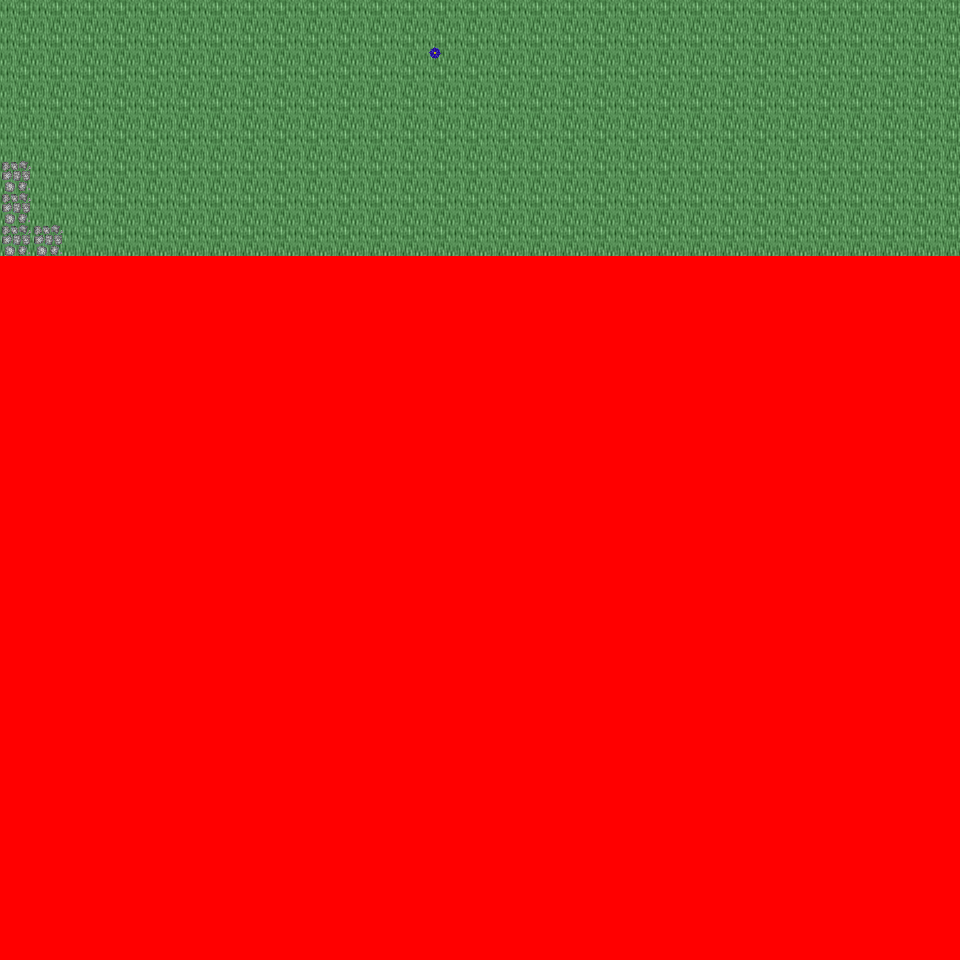

A level layout from a 2D game, rendered from its tile map. Below: a short description, then the map file with tile-grid data replaced by summaries:
An orthogonal 30x30 tile map with 32x32 px tiles, 6 tile layers (Ground, Object, Object2, Above, ...), 41 tilesets and 3 objects (3x mapchange).

<map version="1.0" orientation="orthogonal" renderorder="right-down" width="30" height="30" tilewidth="32" tileheight="32" nextobjectid="4">
  <tileset firstgid="1" name="tileset_logic_collision" tilewidth="32" tileheight="32" tilecount="1" columns="1">
    <image source="../drawable/tileset_logic_collision.png" width="32" height="32" />
  </tileset>
  <tileset firstgid="2" name="tileset_ground_ground" tilewidth="32" tileheight="32" tilecount="33" columns="3">
    <image source="../drawable/tileset_ground_ground.png" width="96" height="352" />
  </tileset>
  <tileset firstgid="35" name="tileset_building_castle" tilewidth="32" tileheight="32" tilecount="320" columns="20">
    <image source="../drawable/tileset_building_castle.png" width="640" height="512" />
  </tileset>
  <tileset firstgid="355" name="tileset_item_weapon_cannon" tilewidth="32" tileheight="32" tilecount="12" columns="3">
    <image source="../drawable/tileset_item_weapon_cannon.png" width="96" height="128" />
  </tileset>
  <tileset firstgid="367" name="tileset_item_pot_barrels_1" tilewidth="32" tileheight="32" tilecount="8" columns="4">
    <image source="../drawable/tileset_item_pot_barrels_1.png" width="128" height="64" />
  </tileset>
  <tileset firstgid="375" name="tileset_ground_grass_edges" tilewidth="32" tileheight="32" tilecount="36" columns="12">
    <image source="../drawable/tileset_ground_grass_edges.png" width="384" height="96" />
  </tileset>
  <tileset firstgid="411" name="tileset_ground_grass_corners" tilewidth="32" tileheight="32" tilecount="24" columns="6">
    <image source="../drawable/tileset_ground_grass_corners.png" width="192" height="128" />
  </tileset>
  <tileset firstgid="435" name="tileset_plant_vine" tilewidth="32" tileheight="32" tilecount="3" columns="1">
    <image source="../drawable/tileset_plant_vine.png" width="32" height="96" />
  </tileset>
  <tileset firstgid="438" name="tileset_ground_water_pool" tilewidth="32" tileheight="32" tilecount="72" columns="3">
    <image source="../drawable/tileset_ground_water_pool.png" width="96" height="768" />
  </tileset>
  <tileset firstgid="510" name="tileset_ground_earth_edges" tilewidth="32" tileheight="32" tilecount="18" columns="6">
    <image source="../drawable/tileset_ground_earth_edges.png" width="192" height="96" />
  </tileset>
  <tileset firstgid="528" name="tileset_building_decoration_chimney" tilewidth="32" tileheight="32" tilecount="2" columns="1">
    <image source="../drawable/tileset_building_decoration_chimney.png" width="32" height="64" />
  </tileset>
  <tileset firstgid="530" name="tileset_building_decoration_chimney_big" tilewidth="32" tileheight="32" tilecount="2" columns="1">
    <image source="../drawable/tileset_building_decoration_chimney_big.png" width="32" height="64" />
  </tileset>
  <tileset firstgid="532" name="tileset_plant_tree_fall_trees" tilewidth="32" tileheight="32" tilecount="40" columns="8">
    <image source="../drawable/tileset_plant_tree_fall_trees.png" width="256" height="160" />
  </tileset>
  <tileset firstgid="572" name="tileset_plant_tree_chestnut_tree" tilewidth="32" tileheight="32" tilecount="20" columns="4">
    <image source="../drawable/tileset_plant_tree_chestnut_tree.png" width="128" height="160" />
  </tileset>
  <tileset firstgid="592" name="tileset_plant_bush_hedge" tilewidth="32" tileheight="32" tilecount="35" columns="5">
    <image source="../drawable/tileset_plant_bush_hedge.png" width="160" height="224" />
  </tileset>
  <tileset firstgid="627" name="tileset_item_statue_gazingball_statue" tilewidth="32" tileheight="32" tilecount="12" columns="3">
    <image source="../drawable/tileset_item_statue_gazingball_statue.png" width="96" height="128" />
  </tileset>
  <tileset firstgid="639" name="tileset_plant_flower_red_blue_clusters" tilewidth="32" tileheight="32" tilecount="4" columns="1">
    <image source="../drawable/tileset_plant_flower_red_blue_clusters.png" width="32" height="128" />
  </tileset>
  <tileset firstgid="643" name="tileset_ground_cobbled_paving" tilewidth="32" tileheight="32" tilecount="1" columns="1">
    <image source="../drawable/tileset_ground_cobbled_paving.png" width="32" height="32" />
  </tileset>
  <tileset firstgid="644" name="tileset_furniture_light_lamp_blue" tilewidth="32" tileheight="32" tilecount="3" columns="1">
    <image source="../drawable/tileset_furniture_light_lamp_blue.png" width="32" height="96" />
  </tileset>
  <tileset firstgid="647" name="tileset_plant_leaves" tilewidth="32" tileheight="32" tilecount="8" columns="4">
    <image source="../drawable/tileset_plant_leaves.png" width="128" height="64" />
  </tileset>
  <tileset firstgid="655" name="tileset_plant_flower_flowers_mixed" tilewidth="32" tileheight="32" tilecount="16" columns="4">
    <image source="../drawable/tileset_plant_flower_flowers_mixed.png" width="128" height="128" />
  </tileset>
  <tileset firstgid="671" name="tileset_plant_bush_large_green" tilewidth="32" tileheight="32" tilecount="9" columns="3">
    <image source="../drawable/tileset_plant_bush_large_green.png" width="96" height="96" />
  </tileset>
  <tileset firstgid="680" name="tileset_plant_bush_hosta" tilewidth="32" tileheight="32" tilecount="9" columns="3">
    <image source="../drawable/tileset_plant_bush_hosta.png" width="96" height="96" />
  </tileset>
  <tileset firstgid="689" name="tileset_item_statue_fairypool" tilewidth="32" tileheight="32" tilecount="16" columns="2">
    <image source="../drawable/tileset_item_statue_fairypool.png" width="64" height="256" />
  </tileset>
  <tileset firstgid="705" name="tileset_item_statue_grey_stone" tilewidth="32" tileheight="32" tilecount="4" columns="2">
    <image source="../drawable/tileset_item_statue_grey_stone.png" width="64" height="64" />
  </tileset>
  <tileset firstgid="709" name="tileset_item_statue_plants_potted_stone" tilewidth="32" tileheight="32" tilecount="6" columns="3">
    <image source="../drawable/tileset_item_statue_plants_potted_stone.png" width="96" height="64" />
  </tileset>
  <tileset firstgid="715" name="tileset_plant_flower_daisy_blue" tilewidth="32" tileheight="32" tilecount="8" columns="2">
    <image source="../drawable/tileset_plant_flower_daisy_blue.png" width="64" height="128" />
  </tileset>
  <tileset firstgid="723" name="tileset_plant_flower_daisy_red" tilewidth="32" tileheight="32" tilecount="8" columns="2">
    <image source="../drawable/tileset_plant_flower_daisy_red.png" width="64" height="128" />
  </tileset>
  <tileset firstgid="731" name="tileset_plant_flower_daisy_white" tilewidth="32" tileheight="32" tilecount="8" columns="2">
    <image source="../drawable/tileset_plant_flower_daisy_white.png" width="64" height="128" />
  </tileset>
  <tileset firstgid="739" name="tileset_plant_flower_daisy_yellow" tilewidth="32" tileheight="32" tilecount="8" columns="2">
    <image source="../drawable/tileset_plant_flower_daisy_yellow.png" width="64" height="128" />
  </tileset>
  <tileset firstgid="747" name="tileset_furniture_chair_bench_white" tilewidth="32" tileheight="32" tilecount="8" columns="2">
    <image source="../drawable/tileset_furniture_chair_bench_white.png" width="64" height="128" />
  </tileset>
  <tileset firstgid="755" name="tileset_plant_bush_bricked_bushes" tilewidth="32" tileheight="32" tilecount="6" columns="2">
    <image source="../drawable/tileset_plant_bush_bricked_bushes.png" width="64" height="96" />
  </tileset>
  <tileset firstgid="761" name="tileset_plant_stump_small_stump" tilewidth="32" tileheight="32" tilecount="4" columns="2">
    <image source="../drawable/tileset_plant_stump_small_stump.png" width="64" height="64" />
  </tileset>
  <tileset firstgid="765" name="tileset_item_firewood" tilewidth="32" tileheight="32" tilecount="12" columns="3">
    <image source="../drawable/tileset_item_firewood.png" width="96" height="128" />
  </tileset>
  <tileset firstgid="777" name="tileset_item_campfires" tilewidth="32" tileheight="32" tilecount="2" columns="2">
    <image source="../drawable/tileset_item_campfires.png" width="64" height="32" />
  </tileset>
  <tileset firstgid="779" name="tileset_building_wall_int_sandstone" tilewidth="32" tileheight="32" tilecount="15" columns="3">
    <image source="../drawable/tileset_building_wall_int_sandstone.png" width="96" height="160" />
  </tileset>
  <tileset firstgid="794" name="tileset_ground_ground_3" tilewidth="32" tileheight="32" tilecount="5" columns="5">
    <image source="../drawable/tileset_ground_ground_3.png" width="160" height="32" />
  </tileset>
  <tileset firstgid="799" name="tileset_building_cottage" tilewidth="32" tileheight="32" tilecount="256" columns="16">
    <image source="../drawable/tileset_building_cottage.png" width="512" height="512" />
  </tileset>
  <tileset firstgid="1055" name="tileset_building_roof_thatched_roof" tilewidth="32" tileheight="32" tilecount="256" columns="16">
    <image source="../drawable/tileset_building_roof_thatched_roof.png" width="512" height="512" />
  </tileset>
  <tileset firstgid="1311" name="tileset_building_door_doors" tilewidth="32" tileheight="32" tilecount="256" columns="16">
    <image source="../drawable/tileset_building_door_doors.png" width="512" height="512" />
  </tileset>
  <tileset firstgid="1567" name="tileset_building_window_windows" tilewidth="32" tileheight="32" tilecount="256" columns="16">
    <image source="../drawable/tileset_building_window_windows.png" width="512" height="512" />
  </tileset>
  <layer name="Ground" width="30" height="30">
    <data>[900 cells, 240 non-empty, 1 distinct tile ids]</data>
  </layer>
  <layer name="Object" width="30" height="30">
    <data>[900 cells, 5 non-empty, 2 distinct tile ids]</data>
  </layer>
  <layer name="Object2" width="30" height="30">
    <data>[900 cells, 0 non-empty, 0 distinct tile ids]</data>
  </layer>
  <layer name="Above" width="30" height="30">
    <data>[900 cells, 0 non-empty, 0 distinct tile ids]</data>
  </layer>
  <layer name="Above2" width="30" height="30">
    <data>[900 cells, 0 non-empty, 0 distinct tile ids]</data>
  </layer>
  <layer name="Walkable" width="30" height="30">
    <data>[900 cells, 660 non-empty, 1 distinct tile ids]</data>
  </layer>
  <objectgroup name="MapEvents">
    <object id="1" name="north" type="mapchange" x="0" y="0" width="960" height="32">
      <properties>
        <property name="map" value="0_ados_mountain_n2_w2_x2_y3" />
        <property name="place" value="south" />
      </properties>
    </object>
    <object id="2" name="west" type="mapchange" x="0" y="0" width="32" height="256">
      <properties>
        <property name="map" value="0_ados_mountain_n2_w2_x1_y4" />
        <property name="place" value="east" />
      </properties>
    </object>
    <object id="3" name="east" type="mapchange" x="928" y="0" width="32" height="256">
      <properties>
        <property name="map" value="0_ados_mountain_n2_w2_x3_y4" />
        <property name="place" value="west" />
      </properties>
    </object>
  </objectgroup>
</map>
